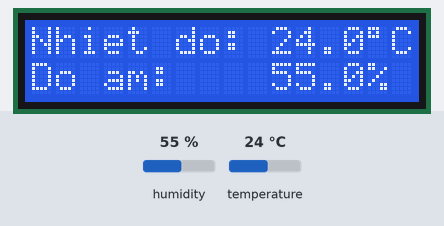
The sketch below on a simulated Arduino Uno, built with avr-gcc and run on an emulated ATmega328P. Parts: 16×2 character LCD. The test bench sets the inputs (shaded band); at power-on: humidity 55 %, temperature 24 °C.

Above: at 3.2 s.
3.3 s: humidity set to 22 %
At 5.2 s:
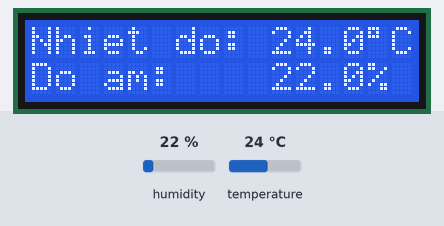
6.0 s: temperature set to 12 °C
At 7.5 s:
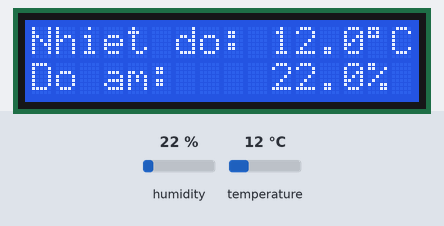
8.7 s: humidity set to 40 %
At 11.1 s:
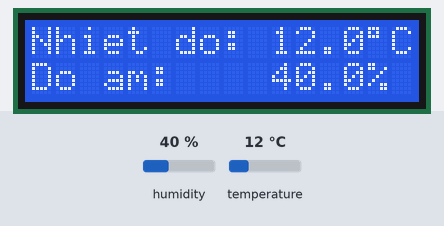
11.8 s: temperature set to 19 °C
At 13.5 s:
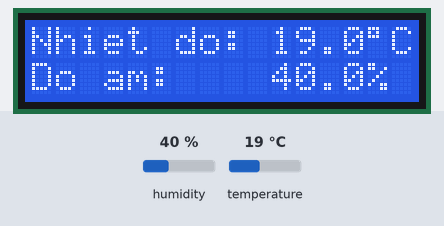
Timing chart, 0 to 15.0 s (numbered marks = the images above; inputs shaded):
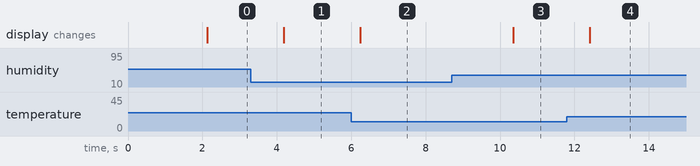

The sketch:

mini-weather-station.ino
```cpp
#include <Wire.h>
#include <LiquidCrystal_I2C.h>
#include <DHT.h>

// 1. Cấu hình LCD I2C (Số nhà thường là 0x27, loại 16 cột, 2 dòng)
LiquidCrystal_I2C lcd(0x27, 16, 2);

// 2. Cấu hình DHT11
#define DHTPIN 2        // Cắm dây DATA của DHT11 vào chân số 2
#define DHTTYPE DHT11   // Khai báo loại cảm biến là DHT11
DHT dht(DHTPIN, DHTTYPE); // Khởi tạo "người đại diện" cho DHT11

void setup() {
  // Khởi động màn hình LCD
  lcd.init();
  lcd.backlight();

  // Khởi động cảm biến DHT
  dht.begin();

  // Màn hình chào mừng
  lcd.setCursor(0, 0);
  lcd.print("Trang thai: OK");
  delay(2000);
  lcd.clear();
}

void loop() {
  // BƯỚC 1: Đọc dữ liệu từ DHT11 (Thư viện tự làm toán, mình chỉ việc xài)
  float do_am = dht.readHumidity();
  float nhiet_do = dht.readTemperature();

  // BƯỚC 2: Kiểm tra Checksum (Nếu đọc trượt thì báo lỗi, không in bậy)
  if (isnan(do_am) || isnan(nhiet_do)) {
    lcd.setCursor(0, 0);
    lcd.print("Loi cam bien!   ");
    return; // Dừng tại đây, quay lại đầu loop thử đọc lại
  }

  // BƯỚC 3: In lên màn hình LCD
  // Dòng 1: In Nhiệt độ
  lcd.setCursor(0, 0);
  lcd.print("Nhiet do: ");
  lcd.print(nhiet_do, 1); // Lấy 1 chữ số thập phân
  lcd.write(0xDF);        // In ký tự độ (°) bằng mã Hexa
  lcd.print("C");

  // Dòng 2: In Độ ẩm
  lcd.setCursor(0, 1);
  lcd.print("Do am:    ");
  lcd.print(do_am, 1);
  lcd.print("%  ");

  // DHT11 là cảm biến chậm, bắt buộc phải nghỉ ngơi 2 giây giữa các lần đọc
  delay(2000);
}
```

Measured:
- after the input at 3.3 s, the display: changes after 0.89 s (image 1)
- after the input at 6.0 s, the display: changes after 0.25 s (image 2)
- after the input at 8.7 s, the display: changes after 1.7 s (image 3)
- after the input at 11.8 s, the display: changes after 0.62 s (image 4)
